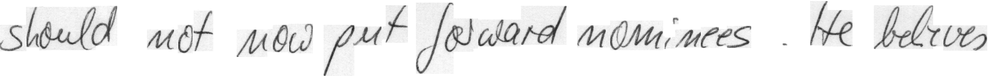
#> input picture data/lines/3.png, 1000 x 76 px, shrunk from 1885 x 144 before the run
$ python SamplePreprocessor.py   (older library calls are emulated)
#> lines starting #> are read from the running program, lines starting #| are printed output that depends on the picture; after the words box and inside, x2 and y2 are one past the last pixel; in counts of white or black regions, pixels touching at a corner belong together
### src/word_segmentation.py
import numpy as np
from skimage.filters import gaussian
from skimage.filters import threshold_otsu


def extract_words_from_image(img):
    col_of_zeros = np.ones(shape=(img.shape[0], 5))
    img = np.column_stack((col_of_zeros, img, col_of_zeros))
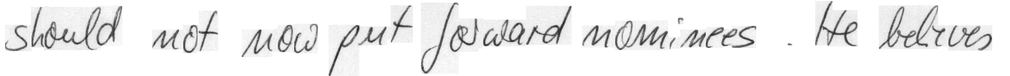
#> img: shape (76, 1010) float64; min 0.118, max 1, mean 0.934

    # plt.imshow(img, cmap='gray')
    # plt.show()
    # binarize the image, guassian blur will remove any noise in the image
    thresh = threshold_otsu(gaussian(img))
#> thresh = 0.805
    binary = img > thresh
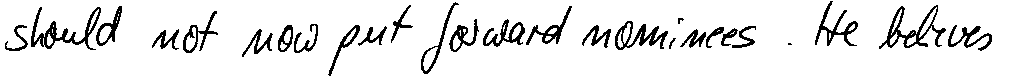
#> binary: shape (76, 1010) bool; 90.4% white; 27 black regions (1 under 20 px), largest, box (x1, y1, x2, y2) and area: (31, 7, 101, 50) 735, (879, 5, 946, 49) 728, (615, 21, 668, 50) 555

    # find the vertical projection by adding up the values of all pixels along rows
    vertical_projection = np.sum(binary, axis=0)
#> vertical_projection = 1010 values, max 76 at index 0, min 50 at index 827, mean 68.71

    height = img.shape[0]
#> height = 76

    # we will go through the vertical projections and
    # find the sequence of consecutive white spaces in the image
    whitespace_lengths = []
    whitespace = 0
    for vp in vertical_projection:
        if vp == height:
            whitespace = whitespace + 1
        elif vp != height:
            if whitespace != 0:
                whitespace_lengths.append(whitespace)
            whitespace = 0  # reset whitepsace counter.
#> this loop made 1010 passes
#> (vp, whitespace) on passes 1 to 12: (76, 1), (76, 2), (76, 3), (76, 4), (76, 5), (70, 0), (69, 0), (72, 0), (74, 0), (73, 0), (73, 0), (73, 0)
#> whitespace on passes 55, 61, 62, 63, 64, 65: 0, 0, 0, 0, 0, 0
#> after the loop, whitespace_lengths = [5, 3, 30, 4, 24, 5, 1, 10, 4, 8, 4, 1, 10, 4, 1, 2, 32, 23, 21, 2]

    avg_white_space_length = np.mean(whitespace_lengths)
#> avg_white_space_length = 9.7

    # find index of whitespaces which are actually long spaces using the avg_white_space_length
    whitespace_length = 0
    divider_indexes = []
    for index, vp in enumerate(vertical_projection):
        if vp == height:
            whitespace_length = whitespace_length + 1
        elif vp != height:
            if whitespace_length != 0 and whitespace_length > avg_white_space_length:
                divider_indexes.append(index - int(whitespace_length / 2))
                whitespace_length = 0  # reset it
#> this loop made 1010 passes
#> (vp, whitespace_length) on passes 1, 2, 3, 4, 5, 29, 30, 31: (76, 1), (76, 2), (76, 3), (76, 4), (76, 5), (76, 6), (76, 7), (76, 8)
#> whitespace_length on passes 123 to 128: 9, 10, 11, 12, 13, 14
#> after the loop, divider_indexes = [133, 228, 320, 415, 575, 769, 804, 869]; whitespace_length = 20

    # lets create the block of words from divider_indexes
    divider_indexes = np.array(divider_indexes)
    divider_indexes = np.insert(divider_indexes, 0, 0)
#> divider_indexes = [0, 133, 228, 320, 415, 575, 769, 804, 869]
    divider_indexes = np.append(divider_indexes, img.shape[1])
#> divider_indexes = [0, 133, 228, 320, 415, 575, 769, 804, 869, 1010]
    dividers = np.column_stack((divider_indexes[:-1], divider_indexes[1:]))
#> dividers = [[0, 133], [133, 228], [228, 320], [320, 415], [415, 575], [575, 769], [769, 804], [804, 869], [869, 1010]]

    images = []
    if len(dividers) <= 2:
        images = [img]
    else:
        images = [img[:, window[0]:window[1]] for window in dividers]
#> images = 9 items

    return images

### src/SamplePreprocessor.py
import random

import cv2
import matplotlib.pyplot as plt
import numpy as np

from word_segmentation import extract_words_from_image


# [65 lines left out: function word_image_preprocess, not called in this run]


def image_preprocess(filename, is_lines=False):
    img = cv2.imread(filename, cv2.IMREAD_GRAYSCALE) / 255

    images = [img]
    if is_lines:
        images = extract_words_from_image(img)
#> images = 9 items

    def _word_im(_img):
        # center image
        imgSize = (128, 48) if is_lines else (128, 32)
        wt, ht = imgSize
        h, w = _img.shape
        f = min(wt / w, ht / h)
        tx = (wt - w * f) / 2
        ty = (ht - h * f) / 2

        # map image into target image
        M = np.float32([[f, 0, tx], [0, f, ty]])
        target = np.ones(imgSize[::-1]) * 255 / 2
        _img = cv2.warpAffine(_img, M, dsize=imgSize, dst=target, borderMode=cv2.BORDER_TRANSPARENT)
        return _img

    images = [_word_im(img * 255) for img in images]
    return images


if __name__ == '__main__':

    res = image_preprocess('../data/lines/3.png', is_lines=True)
#> res = 9 items
    for (j, w) in enumerate(res):
        plt.imshow(w, cmap='gray')
        plt.show()
#> this loop made 9 passes
#> pass 1, `plt.show()`:
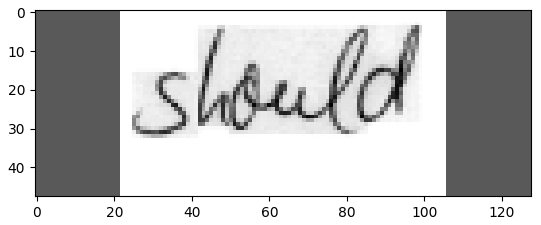
#> figure drawn by matplotlib, 1 panel
#> pass 2, `plt.show()`:
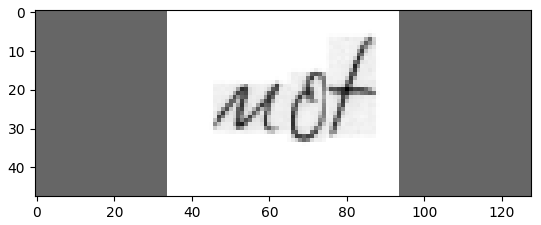
#> figure drawn by matplotlib, 1 panel

$ run again, with data/lines/1.png copied over data/lines/3.png
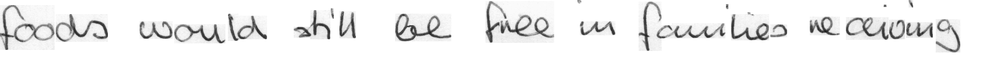
#> input picture data/lines/1.png, 1000 x 59 px, shrunk from 1992 x 117 before the run
#> thresh = 0.786
#> in extract_words_from_image, `binary = img > thresh`:
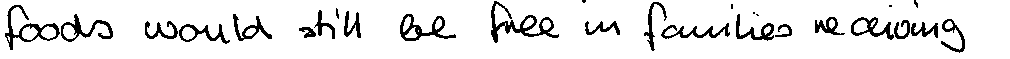
#> binary: shape (59, 1010) bool; 90% white; 27 black regions (6 under 20 px), largest, box (x1, y1, x2, y2) and area: (491, 1, 559, 43) 697, (5, 5, 60, 50) 526, (400, 14, 456, 41) 482
#> vertical_projection = 1010 values, max 59 at index 0, min 14 at index 651, mean 53.12
#> the loop in extract_words_from_image, `for vp in vertical_projection:` made 1010 passes
#> (vp, whitespace) on passes 1 to 8: (59, 1), (59, 2), (59, 3), (59, 4), (59, 5), (55, 0), (54, 0), (51, 0)
#> after the loop in extract_words_from_image, `for vp in vertical_projection:`: whitespace_lengths = [5, 1, 32, 1, 3, 27, 1, 5, 39, 35, 23, 24, 1, 3, 1, 23, 6, 1, 3]
#> avg_white_space_length = 12.32
#> the loop in extract_words_from_image, `for index, vp in enumerate(vertical_projection):` made 1010 passes
#> after the loop in extract_words_from_image, `for index, vp in enumerate(vertical_projection):`: divider_indexes = [126, 284, 378, 474, 571, 632, 801]; whitespace_length = 55
#> in extract_words_from_image, `divider_indexes = np.insert(divider_indexes, 0, 0)`: divider_indexes = [0, 126, 284, 378, 474, 571, 632, 801]
#> in extract_words_from_image, `divider_indexes = np.append(divider_indexes, img.shape[1])`: divider_indexes = [0, 126, 284, 378, 474, 571, 632, 801, 1010]
#> dividers = [[0, 126], [126, 284], [284, 378], [378, 474], [474, 571], [571, 632], [632, 801], [801, 1010]]
#> in extract_words_from_image, `images = [img[:, window[0]:window[1]] for window in dividers]`: images = 8 items
#> the loop `for (j, w) in enumerate(res):` made 8 passes
#> pass 2, `plt.show()`:
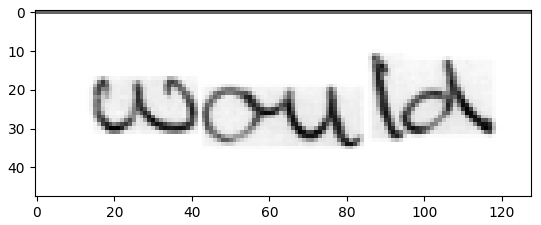
#> figure drawn by matplotlib, 1 panel

$ run again, with data/lines/2.png copied over data/lines/3.png
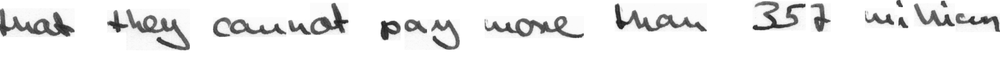
#> input picture data/lines/2.png, 1000 x 57 px, shrunk from 1822 x 103 before the run
#> thresh = 0.729
#> in extract_words_from_image, `binary = img > thresh`:
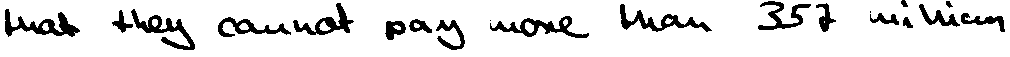
#> binary: shape (57, 1010) bool; 88.2% white; 20 black regions (2 under 20 px), largest, box (x1, y1, x2, y2) and area: (5, 9, 80, 37) 798, (131, 9, 195, 50) 744, (490, 16, 589, 38) 739
#> vertical_projection = 1010 values, max 57 at index 0, min 29 at index 8, mean 50.28
#> the loop in extract_words_from_image, `for vp in vertical_projection:` made 1010 passes
#> (vp, whitespace) on passes 1 to 8: (57, 1), (57, 2), (57, 3), (57, 4), (57, 5), (36, 0), (32, 0), (31, 0)
#> after the loop in extract_words_from_image, `for vp in vertical_projection:`: whitespace_lengths = [5, 32, 23, 2, 31, 3, 4, 25, 31, 46, 5, 34, 2, 6, 1]
#> avg_white_space_length = 16.67
#> the loop in extract_words_from_image, `for index, vp in enumerate(vertical_projection):` made 1010 passes
#> after the loop in extract_words_from_image, `for index, vp in enumerate(vertical_projection):`: divider_indexes = [94, 207, 369, 474, 605, 735, 851]; whitespace_length = 14
#> in extract_words_from_image, `divider_indexes = np.insert(divider_indexes, 0, 0)`: divider_indexes = [0, 94, 207, 369, 474, 605, 735, 851]
#> in extract_words_from_image, `divider_indexes = np.append(divider_indexes, img.shape[1])`: divider_indexes = [0, 94, 207, 369, 474, 605, 735, 851, 1010]
#> dividers = [[0, 94], [94, 207], [207, 369], [369, 474], [474, 605], [605, 735], [735, 851], [851, 1010]]
#> in extract_words_from_image, `images = [img[:, window[0]:window[1]] for window in dividers]`: images = 8 items
#> the loop `for (j, w) in enumerate(res):` made 8 passes
#> pass 2, `plt.show()`:
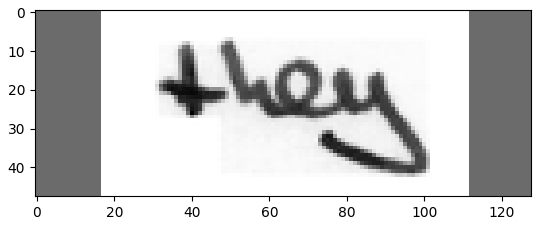
#> figure drawn by matplotlib, 1 panel
